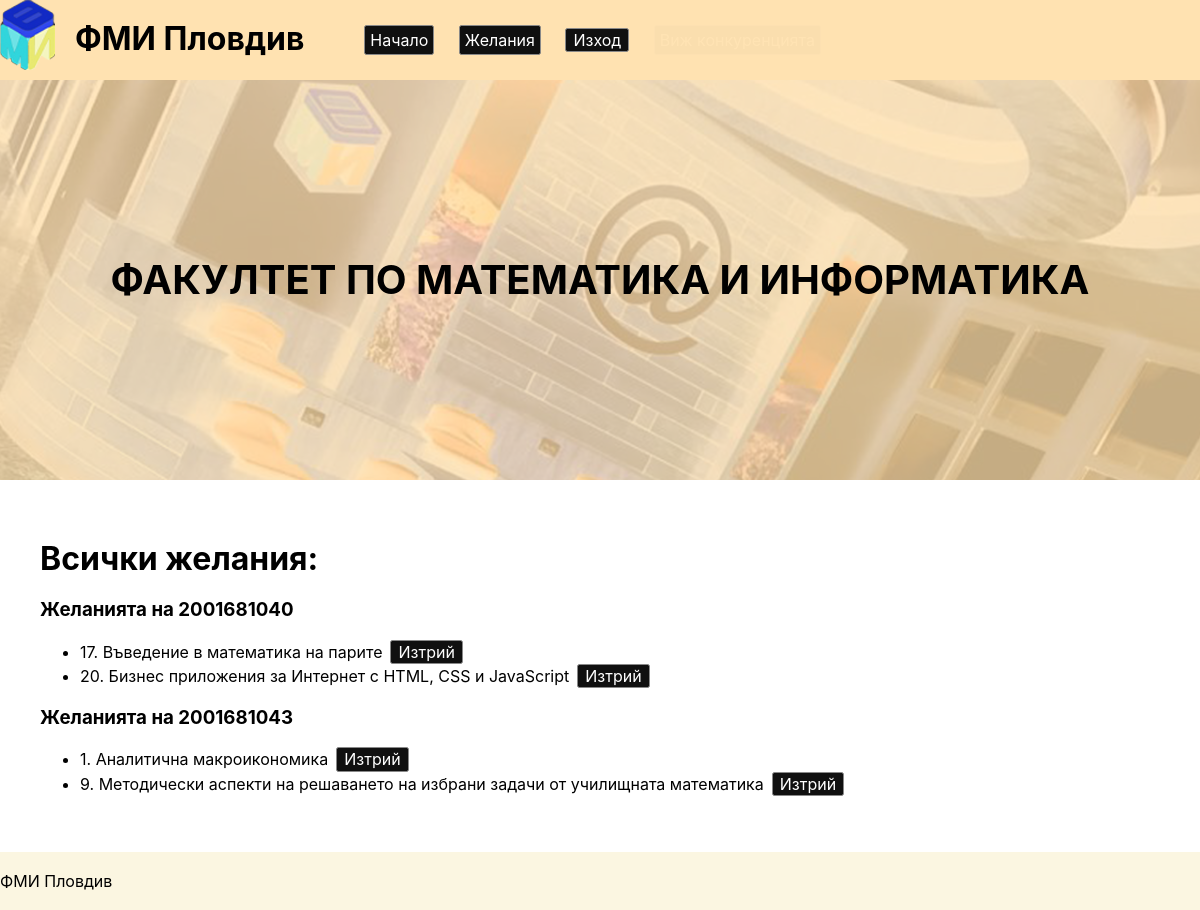
Page /all.php (signed in) on the committed database.
### tables this page shows
CREATE TABLE `jelaniq` (
  `id` int(11) NOT NULL,
  `user_id` int(11) NOT NULL,
  `izbiraema_id` int(11) NOT NULL,
  `jelanie` int(11) NOT NULL
);

CREATE TABLE `users` (
  `id` int(11) NOT NULL,
  `facultyNumber` varchar(16) NOT NULL,
  `password` varchar(256) NOT NULL
);

CREATE TABLE `izbiraemi` (
  `id` int(11) NOT NULL,
  `name` varchar(256) NOT NULL,
  `teacher` varchar(256) NOT NULL
);

### src/utils.php (called while the page is built)
<?php
    if (isset($_SESSION['facultyNumber'])) {
        $isLoggedIn = true;
    } else {
        $isLoggedIn = false;
    }
?>

### src/all.php (the view, shortened to what this page needs)
<!DOCTYPE html>
<html lang="en">
<head>
    <?php include "head.php"; ?>
    <?php include_once "utils.php"; ?>
</head>
<body>
    <?php include "top.php"; ?>
    <?php include "cta_image.php"; ?>
    <main class="main">
    <?php
        if ($isLoggedIn) {
            include "db.php";
            $sql = "
SELECT
  j.id,
	facultyNumber,
	jelanie,
  name,
  teacher
FROM users u
JOIN jelaniq j ON j.user_id = u.id
JOIN izbiraemi i ON i.id = j.izbiraema_id
ORDER BY facultyNumber, jelanie";
            $result = $mysql->query($sql);
            if($result->num_rows == 0) {
    ?>
    <h1>Няма записани желания</h1>
    <a class="login-button" href="izberi.php">Изберете желания</a>
    <?php
            } else {
    ?>
    <h1>Всички желания:</h1>
    <?php
            $previousFaculty = null;
            while($row = $result->fetch_assoc()) {
                $id = $row['id'];
                $jelanie = $row['jelanie'];
                $name = $row['name'];
                $facultyNumber = $row['facultyNumber'];
                if($previousFaculty != $facultyNumber) {
                  if(!is_null($previousFaculty)) {
                    echo "</ul>";
                  }
                  echo "<h3>\tЖеланията на $facultyNumber</h3>
                  <ul>";
                  $previousFaculty = $facultyNumber;
                }
                echo "<li> $jelanie. $name<form style='display: inline-block;' action='delete.php?id=$id   ' method='POST'><button style='margin-left: 8px' type='submit'>Изтрий</button></li>";
            }
    ?>
    <?php } } else { ?>
        <a class="login-button" href="./login.php">Вход</a>
        <a class="login-button" href="./register.php">Регистрация</a>
        <?php } ?>
    </main>
        <?php include "footer.php"; ?>
</body>
</html>

### src/head.php
<link rel="stylesheet" href="styles/style.css">
<link rel="stylesheet" href="styles/normalize.css">

### src/top.php (shortened to what this page needs)
<header class="header">
    <div class="flex">
        <a href="index.php"><img src="./images/fmi.png" alt="Logo"></a>
        <a href="index.php"><h1 class="header-title">ФМИ Пловдив</h1></a>
        <?php include_once "utils.php"; ?>
        <nav>
            <ul>
                <?php
                    if ($isLoggedIn) {
                ?>
                <li>
                    <a href="index.php"><button type="button">Начало</button></a>
                </li>
                <li>
                    <a href="izberi.php"><button type="button">Желания</button></a>
                </li>
                <li>
                    <form action="logout.php" method="post">
                        <input type="submit" value="Изход">
                    </form>
                </li>
                <li style="opacity: 0.02;">
                    <a href="all.php"><button type="button">Виж конкуренцията</button></a>
                </li>
                <?php } else { ?>
                <!-- <li>
                    <a class="nav-link" href="register.php">Register</a>
                </li> -->
                <?php } ?>
            </ul>
        </nav>
    </div>
</header>

### src/cta_image.php
<div class="background">
    <div class="blue-overlay">
        <div class="home-title">Факултет по математика и информатика</div>
    </div>
</div>

### src/footer.php
<footer class="footer">
    ФМИ Пловдив
</footer>

### src/styles/style.css (style rules this page uses)
body { font-family: -apple-system, BlinkMacSystemFont, "Segoe UI", Roboto, Oxygen, Ubuntu, Cantarell, "Open Sans", "Helvetica Neue", sans-serif; filter: invert(1); color: #ffffff; }
.header { background-color: rgba(0, 33, 87, 0.9); color: #ffffff; }
.header-title { margin-left: 20px; }
nav { display: flex; align-items: center; }
nav li { display: inline-block; margin-left: 20px; }
nav li * { cursor: pointer; }
nav li button { padding: 4px; }
.background { position: relative; background: url("../images/fmi-image.jpg"); height: 400px; background-position: center; background-size: cover; background-repeat: no-repeat; }
.blue-overlay { display: flex; align-items: center; justify-content: center; position: static; width: 100%; height: 100%; background: rgba(0, 33, 87, 0.76); }
.home-title { color: #ffffff; font-size: 2.5em; font-weight: 700; padding: 0 30px; text-transform: uppercase; }
a, a:hover, a:focus, a:active { text-decoration: none; color: inherit; }
.main { margin: 20px; padding: 20px; }
.flex { display: flex; }
.footer { padding: 20px 0; background: #04091e; color: #fff; }

### rows in the picture
jelaniq: user.facultyNumber "2001681040", jelanie "17", izbiraema.name "Въведение в математика на парите"
jelaniq: jelanie "20", izbiraema.name "Бизнес приложения за Интернет с HTML, CSS и JavaScript"
jelaniq: user.facultyNumber "2001681043", jelanie "1", izbiraema.name "Аналитична макроикономика"
jelaniq: jelanie "9", izbiraema.name "Методически аспекти на решаването на избрани задачи от училищната математика"
